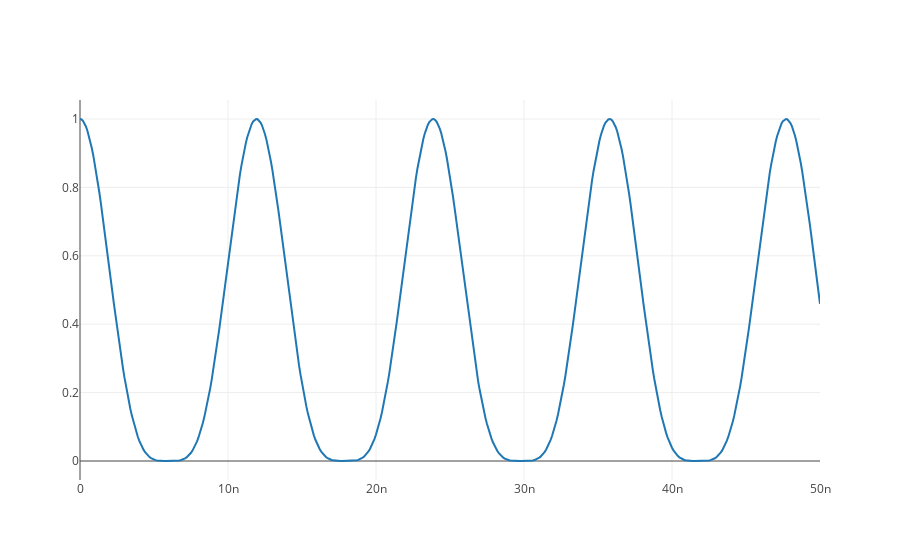

Here is the notebook cell this chart was saved with:
### Code cell
title = ''
color = 'blue'

Run_RWA(w0=w0, H=H, t0=0, t1=config.T, config=config, nt=500, initstate=config.init_state,
        certain_state=config.certain_state, ymin=0, ymax=1.005, title=title, color=color)

### Figure 1 — Plotly figure (JSON) as saved in the notebook; plotly's stock layout.template omitted (floating-point values rounded to 4 significant figures; data arrays with more than 128 entries replaced by an {"elided": "..."} marker saying what was removed)
{"data": [{"type": "scatter", "uid": "447b99fe-2a28-482c-816a-fc836020ec91", "x": {"elided": "501 float values"}, "y": {"elided": "501 float values"}}], "layout": {}}
